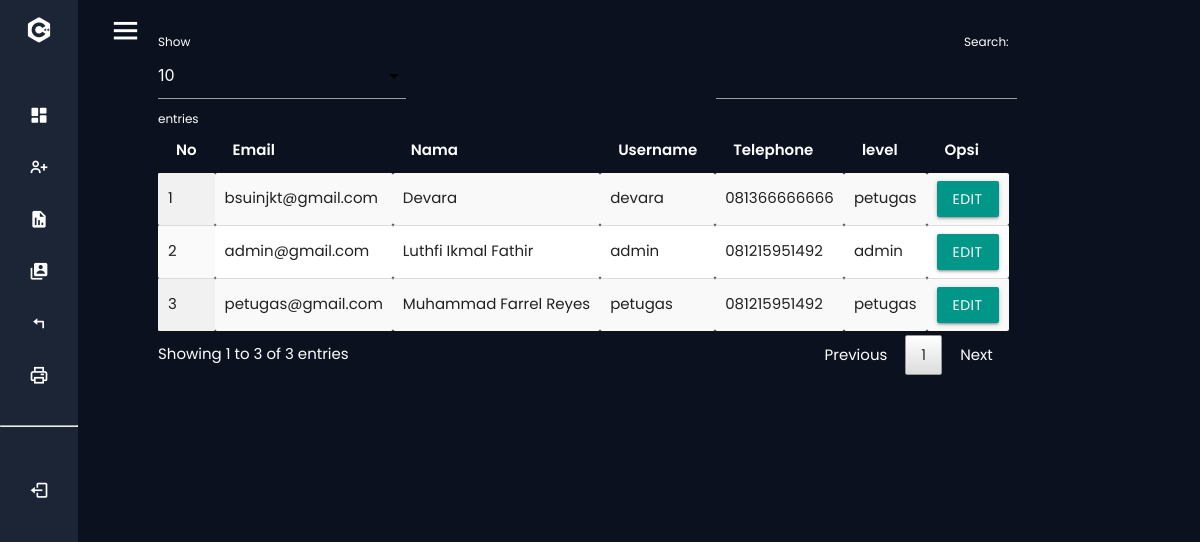
/admin/index.php?p=adm (signed in), run on the app's committed database.
### tables this page shows
CREATE TABLE `petugas` (
  `id_petugas` int(5) NOT NULL,
  `nama_petugas` varchar(30) NOT NULL,
  `email` varchar(255) NOT NULL,
  `username` varchar(30) NOT NULL,
  `password` varchar(255) NOT NULL,
  `telp_petugas` varchar(13) NOT NULL,
  `level` enum('admin','petugas') NOT NULL
);

### admin/adm.php (the view, shortened to what this page needs)
<table id="example" class="display responsive-table" style="width:100%">
          <thead>
              <tr>
				<th>No</th>
				<th>Email</th>
				<th>Nama</th>
				<th>Username</th>
				<th>Telephone</th>
				<th>level</th>
				<th>Opsi</th>
              </tr>
          </thead>
          <tbody>
	<?php
		$no=1;
		$tampil = mysqli_query($koneksi,"SELECT * FROM petugas ORDER BY nama_petugas ASC");
		while ($r=mysqli_fetch_assoc($tampil)) { ?>
		<tr>
			<td><?php echo $no++; ?></td>
			<td><?php echo $r['email']; ?></td>
			<td><?php echo $r['nama_petugas']; ?></td>
			<td><?php echo $r['username']; ?></td>
			<td><?php echo $r['telp_petugas']; ?></td>
			<td><?php echo $r['level']; ?></td>
			<td><a class="btn teal modal-trigger" href="#adm_edit<?php echo $r['id_petugas'] ?>">Edit</a> </td>
		</tr>
            <?php  }
             ?>
          </tbody>
        </table>

### css/style.css (style rules this page uses)
* { margin: 0; padding: 0; box-sizing: border-box; font-family: 'Poppins', sans-serif; }

### data on the page
petugas: email "bsuinjkt@gmail.com", nama_petugas "Devara", username "devara", telp_petugas "081366666666", level "petugas"
petugas: email "admin@gmail.com", nama_petugas "Luthfi Ikmal Fathir", username "admin", telp_petugas "081215951492", level "admin"
petugas: email "petugas@gmail.com", nama_petugas "Muhammad Farrel Reyes", username "petugas", telp_petugas "081215951492", level "petugas"
